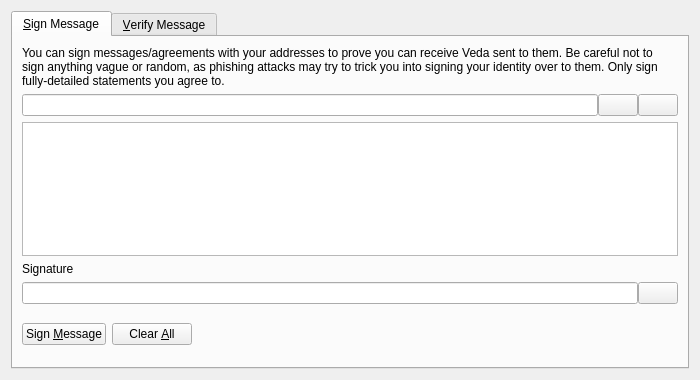
<?xml version="1.0" encoding="UTF-8"?>
<ui version="4.0">
 <class>SignVerifyMessageDialog</class>
 <widget class="QDialog" name="SignVerifyMessageDialog">
  <property name="geometry">
   <rect>
    <x>0</x>
    <y>0</y>
    <width>700</width>
    <height>380</height>
   </rect>
  </property>
  <property name="windowTitle">
   <string>Signatures - Sign / Verify a Message</string>
  </property>
  <property name="modal">
   <bool>true</bool>
  </property>
  <layout class="QVBoxLayout" name="verticalLayout">
   <item>
    <widget class="QTabWidget" name="tabWidget">
     <property name="currentIndex">
      <number>0</number>
     </property>
     <widget class="QWidget" name="tabSignMessage">
      <attribute name="title">
       <string>&amp;Sign Message</string>
      </attribute>
      <layout class="QVBoxLayout" name="verticalLayout_SM">
       <item>
        <widget class="QLabel" name="infoLabel_SM">
         <property name="text">
          <string>You can sign messages/agreements with your addresses to prove you can receive Veda sent to them. Be careful not to sign anything vague or random, as phishing attacks may try to trick you into signing your identity over to them. Only sign fully-detailed statements you agree to.</string>
         </property>
         <property name="textFormat">
          <enum>Qt::PlainText</enum>
         </property>
         <property name="wordWrap">
          <bool>true</bool>
         </property>
        </widget>
       </item>
       <item>
        <layout class="QHBoxLayout" name="horizontalLayout_1_SM">
         <property name="spacing">
          <number>0</number>
         </property>
         <item>
          <widget class="QValidatedLineEdit" name="addressIn_SM">
           <property name="toolTip">
            <string>The Veda address to sign the message with</string>
           </property>
          </widget>
         </item>
         <item>
          <widget class="QPushButton" name="addressBookButton_SM">
           <property name="toolTip">
            <string>Choose previously used address</string>
           </property>
           <property name="text">
            <string/>
           </property>
           <property name="shortcut">
            <string>Alt+A</string>
           </property>
           <property name="autoDefault">
            <bool>false</bool>
           </property>
          </widget>
         </item>
         <item>
          <widget class="QPushButton" name="pasteButton_SM">
           <property name="toolTip">
            <string>Paste address from clipboard</string>
           </property>
           <property name="text">
            <string/>
           </property>
           <property name="shortcut">
            <string>Alt+P</string>
           </property>
           <property name="autoDefault">
            <bool>false</bool>
           </property>
          </widget>
         </item>
        </layout>
       </item>
       <item>
        <widget class="QPlainTextEdit" name="messageIn_SM">
         <property name="toolTip">
          <string>Enter the message you want to sign here</string>
         </property>
        </widget>
       </item>
       <item>
        <widget class="QLabel" name="signatureLabel_SM">
         <property name="text">
          <string>Signature</string>
         </property>
         <property name="textFormat">
          <enum>Qt::PlainText</enum>
         </property>
        </widget>
       </item>
       <item>
        <layout class="QHBoxLayout" name="horizontalLayout_2_SM">
         <property name="spacing">
          <number>0</number>
         </property>
         <item>
          <widget class="QLineEdit" name="signatureOut_SM">
           <property name="font">
            <font>
             <italic>true</italic>
            </font>
           </property>
           <property name="readOnly">
            <bool>true</bool>
           </property>
          </widget>
         </item>
         <item>
          <widget class="QPushButton" name="copySignatureButton_SM">
           <property name="toolTip">
            <string>Copy the current signature to the system clipboard</string>
           </property>
           <property name="text">
            <string/>
           </property>
           <property name="autoDefault">
            <bool>false</bool>
           </property>
          </widget>
         </item>
        </layout>
       </item>
       <item>
        <layout class="QHBoxLayout" name="horizontalLayout_3_SM">
         <item>
          <widget class="QPushButton" name="signMessageButton_SM">
           <property name="toolTip">
            <string>Sign the message to prove you own this Veda address</string>
           </property>
           <property name="text">
            <string>Sign &amp;Message</string>
           </property>
           <property name="autoDefault">
            <bool>false</bool>
           </property>
          </widget>
         </item>
         <item>
          <widget class="QPushButton" name="clearButton_SM">
           <property name="toolTip">
            <string>Reset all sign message fields</string>
           </property>
           <property name="text">
            <string>Clear &amp;All</string>
           </property>
           <property name="autoDefault">
            <bool>false</bool>
           </property>
          </widget>
         </item>
         <item>
          <spacer name="horizontalSpacer_1_SM">
           <property name="orientation">
            <enum>Qt::Horizontal</enum>
           </property>
           <property name="sizeHint" stdset="0">
            <size>
             <width>40</width>
             <height>48</height>
            </size>
           </property>
          </spacer>
         </item>
         <item>
          <widget class="QLabel" name="statusLabel_SM">
           <property name="font">
            <font>
             <weight>75</weight>
             <bold>true</bold>
            </font>
           </property>
           <property name="text">
            <string/>
           </property>
           <property name="wordWrap">
            <bool>true</bool>
           </property>
          </widget>
         </item>
         <item>
          <spacer name="horizontalSpacer_2_SM">
           <property name="orientation">
            <enum>Qt::Horizontal</enum>
           </property>
           <property name="sizeHint" stdset="0">
            <size>
             <width>40</width>
             <height>48</height>
            </size>
           </property>
          </spacer>
         </item>
        </layout>
       </item>
      </layout>
     </widget>
     <widget class="QWidget" name="tabVerifyMessage">
      <attribute name="title">
       <string>&amp;Verify Message</string>
      </attribute>
      <layout class="QVBoxLayout" name="verticalLayout_VM">
       <item>
        <widget class="QLabel" name="infoLabel_VM">
         <property name="text">
          <string>Enter the receiver's address, message (ensure you copy line breaks, spaces, tabs, etc. exactly) and signature below to verify the message. Be careful not to read more into the signature than what is in the signed message itself, to avoid being tricked by a man-in-the-middle attack. Note that this only proves the signing party receives with the address, it cannot prove sendership of any transaction!</string>
         </property>
         <property name="textFormat">
          <enum>Qt::PlainText</enum>
         </property>
         <property name="alignment">
          <set>Qt::AlignLeading|Qt::AlignLeft|Qt::AlignTop</set>
         </property>
         <property name="wordWrap">
          <bool>true</bool>
         </property>
        </widget>
       </item>
       <item>
        <layout class="QHBoxLayout" name="horizontalLayout_1_VM">
         <property name="spacing">
          <number>0</number>
         </property>
         <item>
          <widget class="QValidatedLineEdit" name="addressIn_VM">
           <property name="toolTip">
            <string>The Veda address the message was signed with</string>
           </property>
          </widget>
         </item>
         <item>
          <widget class="QPushButton" name="addressBookButton_VM">
           <property name="toolTip">
            <string>Choose previously used address</string>
           </property>
           <property name="text">
            <string/>
           </property>
           <property name="shortcut">
            <string>Alt+A</string>
           </property>
           <property name="autoDefault">
            <bool>false</bool>
           </property>
          </widget>
         </item>
        </layout>
       </item>
       <item>
        <widget class="QPlainTextEdit" name="messageIn_VM"/>
       </item>
       <item>
        <widget class="QValidatedLineEdit" name="signatureIn_VM"/>
       </item>
       <item>
        <layout class="QHBoxLayout" name="horizontalLayout_2_VM">
         <item>
          <widget class="QPushButton" name="verifyMessageButton_VM">
           <property name="toolTip">
            <string>Verify the message to ensure it was signed with the specified Veda address</string>
           </property>
           <property name="text">
            <string>Verify &amp;Message</string>
           </property>
           <property name="autoDefault">
            <bool>false</bool>
           </property>
          </widget>
         </item>
         <item>
          <widget class="QPushButton" name="clearButton_VM">
           <property name="toolTip">
            <string>Reset all verify message fields</string>
           </property>
           <property name="text">
            <string>Clear &amp;All</string>
           </property>
           <property name="autoDefault">
            <bool>false</bool>
           </property>
          </widget>
         </item>
         <item>
          <spacer name="horizontalSpacer_1_VM">
           <property name="orientation">
            <enum>Qt::Horizontal</enum>
           </property>
           <property name="sizeHint" stdset="0">
            <size>
             <width>40</width>
             <height>48</height>
            </size>
           </property>
          </spacer>
         </item>
         <item>
          <widget class="QLabel" name="statusLabel_VM">
           <property name="font">
            <font>
             <weight>75</weight>
             <bold>true</bold>
            </font>
           </property>
           <property name="text">
            <string/>
           </property>
           <property name="wordWrap">
            <bool>true</bool>
           </property>
          </widget>
         </item>
         <item>
          <spacer name="horizontalSpacer_2_VM">
           <property name="orientation">
            <enum>Qt::Horizontal</enum>
           </property>
           <property name="sizeHint" stdset="0">
            <size>
             <width>40</width>
             <height>48</height>
            </size>
           </property>
          </spacer>
         </item>
        </layout>
       </item>
      </layout>
     </widget>
    </widget>
   </item>
  </layout>
 </widget>
 <customwidgets>
  <customwidget>
   <class>QValidatedLineEdit</class>
   <extends>QLineEdit</extends>
   <header>qvalidatedlineedit.h</header>
  </customwidget>
 </customwidgets>
 <resources>
  <include location="../veda.qrc"/>
 </resources>
 <connections/>
</ui>
